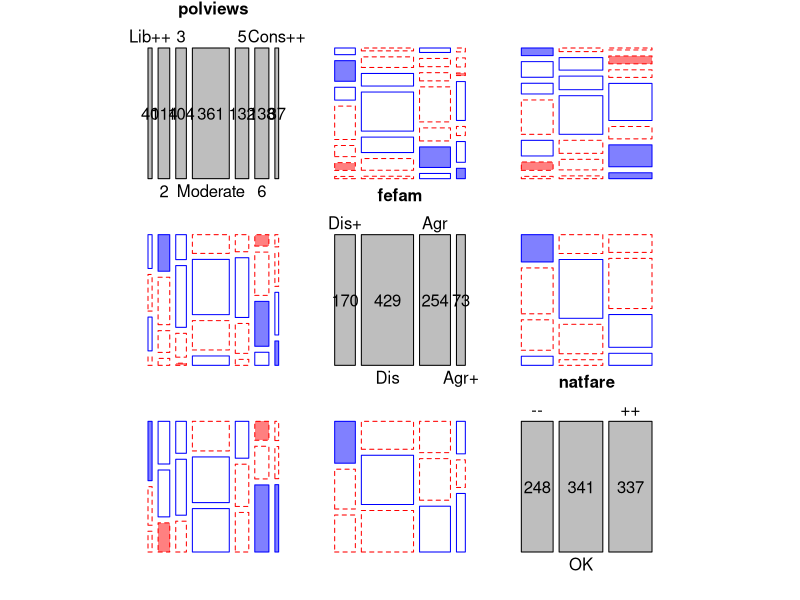
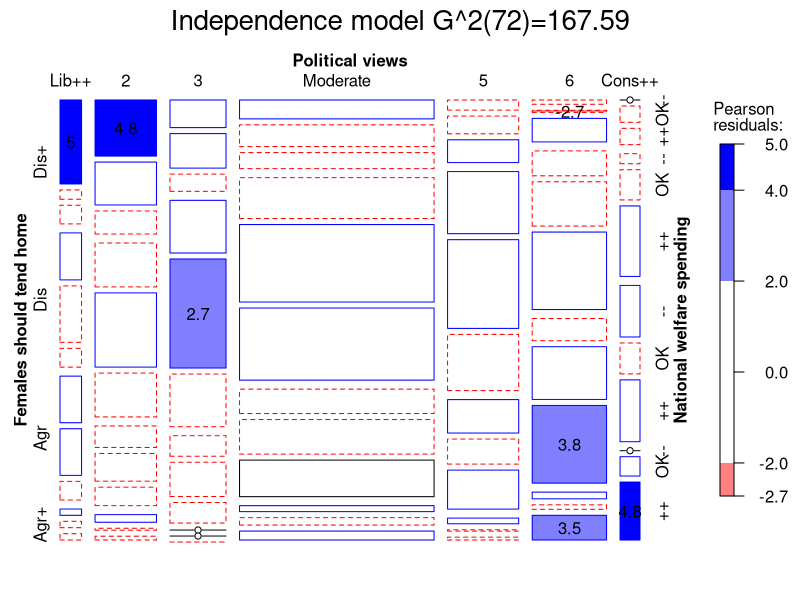

These figures' R source, in order: (Note: this script raises an error after producing the figures.)
# wong3-1  Political views, support for women to work and national welfare spending

library(vcdExtra)
# Data from Wong, R. (2010), Association Models, Los Angeles: Sage, Number 07-164
#      Table 3.1, from the General Social Survey, 2006.
# Questions:
#   polviews:  Think of self as liberal or conservative
#   fefam:     Better for men to work and women to tend home
#   natfare:   National welfare spending: too little, about right, too much

# Table 3.1
Freq<-c( 9, 5, 5, 1,    1, 6, 5, 1,    2, 2, 2, 1,
        17,13, 7, 4,   13,22, 9, 1,    7,13, 6, 2,
         8,14, 6, 0,   10,29,10, 0,    5,14, 6, 2,
        20,38,24, 8,   23,72,34,10,   17,67,36,12,
         4,21,12, 4,    7,30, 9, 1,    9,19,14, 2,
         2, 9, 8, 3,    1,16,19, 2,   11,28,28,11,
         0, 1, 5, 0,    2, 3, 3, 2,    2, 7, 6, 6)

polviews<-gl(7,4*3)
fefam<-gl(4,1,length=7*4*3)
natfare<-gl(3,4,length=7*4*3)

long.vnames <- list(set_varnames = c(polviews="Political views", fefam="Females should tend home",
                                     natfare="National welfare spending"))
long.lnames <- list(polviews = c("Lib++", "2", "3", "Moderate", "5", "6", "Cons++"),
                    fefam = c("Dis+", "Dis", "Agr", "Agr+"),
                    natfare = c("--", "OK", "++")
                    )


############################################
Wong31 <- data.frame(Freq, polviews, fefam, natfare)

Wong31.xtab <- xtabs(Freq ~ polviews+fefam+natfare, data=Wong31)
dimnames(Wong31.xtab) <- long.lnames

# Quick look at all pairwise associations
pairs(Wong31.xtab, gp=shading_Friendly, diag_panel=pairs_diagonal_mosaic)

############################################
# Model 1 - Independence Model
Wong31.O<-gnm(Freq~polviews+fefam+natfare,family=poisson, data=Wong31)
summary(Wong31.O)

mosaic(Wong31.O, main=paste("Independence model",modFit(Wong31.O)),
	labeling_args=long.vnames, set_labels=long.lnames,
	split_vertical=c(TRUE, FALSE, FALSE),
	labeling=labeling_residuals, suppress=2, gp=shading_Friendly)


############################################
# NB: add1 doesn't work with gnm() objects.  Re-fit using glm()
Wong31.O<-glm(Freq~polviews+fefam+natfare,family=poisson, data=Wong31)

# consider all two-way terms
add1(Wong31.O, ~.+(polviews + fefam + natfare)^2, test="Chisq")

# same result with MASS::addterm
addterm(Wong31.O, ~.+(polviews + fefam + natfare)^2, test="Chisq")

# or, start with saturated model and drop terms
Wong31.sat<-glm(Freq~polviews*fefam*natfare, family=poisson, data=Wong31)
drop1(Wong31.sat, test="Chisq")


############################################
# Model 2 - Full Two-way Interaction

Wong31.twoway <- update(Wong31.O, ~ .^2)
summary(Wong31.twoway)

mosaic(Wong31.twoway, main=paste("All two-way model", modFit(Wong31.twoway)),
	labeling_args=long.vnames, set_labels=long.lnames,
	split_vertical=c(TRUE, FALSE, FALSE),
	labeling=labeling_residuals, suppress=1, gp=shading_Friendly)


############################################
# Model 3 - Conditional Independence on polviews
Wong31.cond1 <- glm(Freq~polviews * (fefam + natfare), family=poisson)
summary(Wong31.cond1)

mosaic(Wong31.cond1, main=paste("Cond1: ~P * (F+N)", modFit(Wong31.cond1)),
	labeling_args=long.vnames, set_labels=long.lnames,
	split_vertical=c(TRUE, FALSE, FALSE),
	labeling=labeling_residuals, suppress=1, gp=shading_Friendly)

############################################
# Model 4 - Conditional Independence on fefam
Wong31.cond2 <- glm(Freq~polviews*fefam + fefam*natfare,family=poisson)
summary(Wong31.cond2)

mosaic(Wong31.cond2, main=paste("Cond2: ~F * (P+N)", modFit(Wong31.cond2)),
	labeling_args=long.vnames, set_labels=long.lnames,
	split_vertical=c(TRUE, FALSE, FALSE),
	labeling=labeling_residuals, suppress=1, gp=shading_Friendly)

############################################
# Model 5 - Conditional Independence on natfare
Wong31.cond3<-glm(Freq~fefam*natfare+polviews*natfare,family=poisson)
summary(Wong31.cond3)

mosaic(Wong31.cond3, main=paste("Cond2: ~N * (F+N)", modFit(Wong31.cond3)),
	labeling_args=long.vnames, set_labels=long.lnames,
	split_vertical=c(TRUE, FALSE, FALSE),
	labeling=labeling_residuals, suppress=1, gp=shading_Friendly)

anova(Wong31.O,  Wong31.cond3, Wong31.cond2, Wong31.cond1,Wong31.twoway, Wong31.sat)
